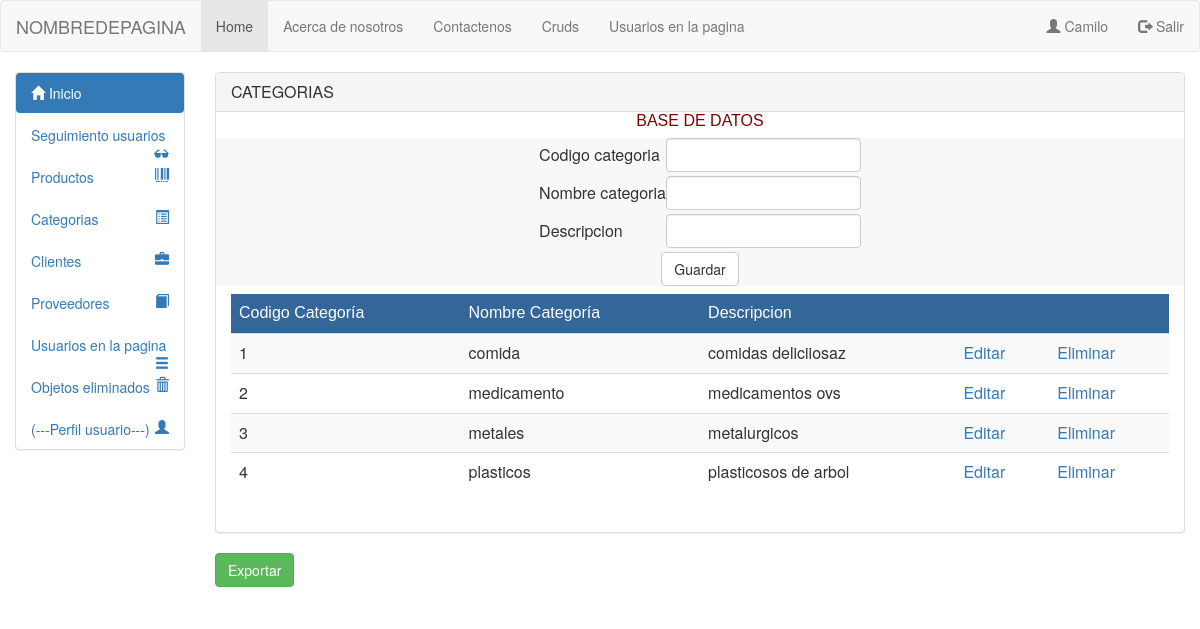
Screenshot of /Vista/html/crudcategoria.php (signed in) with the database file from the repository.
### tables this page shows
CREATE TABLE `categorias` (
  `id_categoria` int(11) NOT NULL,
  `nombre_categoria` varchar(50) NOT NULL,
  `desc_categoria` varchar(255) NOT NULL,
  `estado_categoria` tinyint(1) NOT NULL
);

### Modelo/crudcat/condb.php (called while the page is built, shortened)
<?php
class conexioncat
{
public function __construct()
{
$this->con = new mysqli("localhost", "root", "", "inventcorp");
}
}
    $nom = "";
    $des = "";
    $update = false;
?>

### Modelo/crudcat/mdlcatlistar.php (called while the page is built)
<?php
 include_once("condb.php");
class Categorialis extends Conexioncat
{
    public function listar()
    {
        $q = "select * from categorias where estado_categoria='1' order by id_categoria";
        $consulta = $this->con->query($q) or die ('failed!' . $this->con->error);
        return $consulta;
    }
}
?>

### Vista/html/crudcategoria.php (the view, shortened to what this page needs)
<?php
include_once '../../modelo/crudcat/mdlcatlistar.php';
include_once '../../modelo/crudcat/mdlcatobtener.php';
?>
<html lang="en">
<head>
<link href="../bootstrap/css/bootstrap.min.css" rel="stylesheet" media="screen">
</head>
<body>
<?php
include_once 'header.php';
?>
<div class="container-fluid">
<div class="row">
<div class="col-sm-3 col-md-2 sidebar">
<?php
include_once 'menulateral.php';
?>
</div>
<div class="col-sm-10 col-md-10">
<div class="panel panel-default">
<div class="panel-heading">
<h3 class="panel-title">CATEGORIAS</h3>
</div>
<div class="row">
 <div class="col-sm-12 col-md-12">
 <table class="" style="" align="center">
  <tr><td style="color:#800000; font-family:Tahoma, Geneva, sans-serif" align="center">BASE DE DATOS</td></tr>
  </table>
            <form method="post" action="../../controlador/crudcat/controlador.php" class="navbar-form navbar-default">
            <table align="center">
                <div class="form-group">
                        <tr>
                            <?php if ($update == true): ?>
                            <?php else: ?>
                                    <td >Codigo categoria</td>
                                    <td><input type="text" class="form-control" name="cod" required /></td>
                            <?php endif ?>
                        </tr>
                </div>
                <tr><td style="padding:2px"></td></tr>
                <div class="form-group">
                        <tr>
                            <td >Nombre categoria</td>
                            <td><input type="text" class="form-control" name="nom" value="<?php echo $nom; ?>" required /></td>
                        </tr>
                </div>
                <tr><td style="padding:2px"></td></tr>
                <div class="form-group">
                        <tr>
                            <td >Descripcion</td>
                            <td><input type="text" class="form-control" name="des" value="<?php echo $des; ?>" required /></td>
                        </tr>
                </div>
                <tr><td style="padding:2px"></td></tr>
                <tr>
                        <td colspan="2" align="center">
                                <?php if ($update == true): ?>
                                <a href="crudcategoria.php">Cancelar</a>
                                    <button  type="submit" name="actualizar" class="btn btn-success" >Actualizar</button>
                                <?php else: ?>
                                    <button  type="submit" name="guardarcat" class="btn btn-default" >Guardar</button>
                                <?php endif ?>
                        </td>
                </tr>
            </table>
            </form>
             <div class="col-sm-12 col-md-12">
             <div class="table-responsive">
                    <table class="table table-hover table-striped" align="center">
                    <thead>
                        <tr>
                            <tr style="color:#FFF; background-color:#369">
                            <td style="font-family:Tahoma, Geneva, sans-serif">Codigo Categoría</td>
                            <td style="font-family:Tahoma, Geneva, sans-serif">Nombre Categoría</td>
                            <td style="font-family:Tahoma, Geneva, sans-serif">Descripcion</td>
                            <td></td>
                            <td></td>
                        </tr>
                    </thead>
                    <?php
                    $objeto= new Categorialis;
                    $res=$objeto->listar();
                     while($row = $res->fetch_array(MYSQLI_ASSOC)){
                      ?>
                        <tr>
                            <td><?php echo $row['id_categoria']; ?></td>
                            <td><?php echo $row['nombre_categoria']; ?></td>
                            <td><?php echo $row['desc_categoria']; ?></td>
                            <td>
                                <a href="crudcategoria.php?edit=<?php echo $row['id_categoria']; ?>">Editar</a>
                            </td>
                            <td>
                                <a href="../../controlador/crudcat/controlador.php?del=<?php echo $row['id_categoria']; ?>">Eliminar</a>
                            </td>
                        </tr>
                    <?php
                   } $objeto->CloseDB();?>
                </table>
                <br/>
             </div>
                </div>
              </div>
            </div>
        </div>
         <form method="post" action="exportar1.php">
     <input type="submit" name="exportar" class="btn btn-success" value="Exportar" />
    </form>
        </div>
</div>
</div>
    </body>
</html>

### rows the page displays
categorias: id_categoria "1", nombre_categoria "comida", desc_categoria "comidas deliciiosaz"
categorias: id_categoria "2", nombre_categoria "medicamento", desc_categoria "medicamentos ovs"
categorias: id_categoria "3", nombre_categoria "metales", desc_categoria "metalurgicos"
categorias: id_categoria "4", nombre_categoria "plasticos", desc_categoria "plasticosos de arbol"

### other values shown
$_SESSION["session"] "Camilo"
